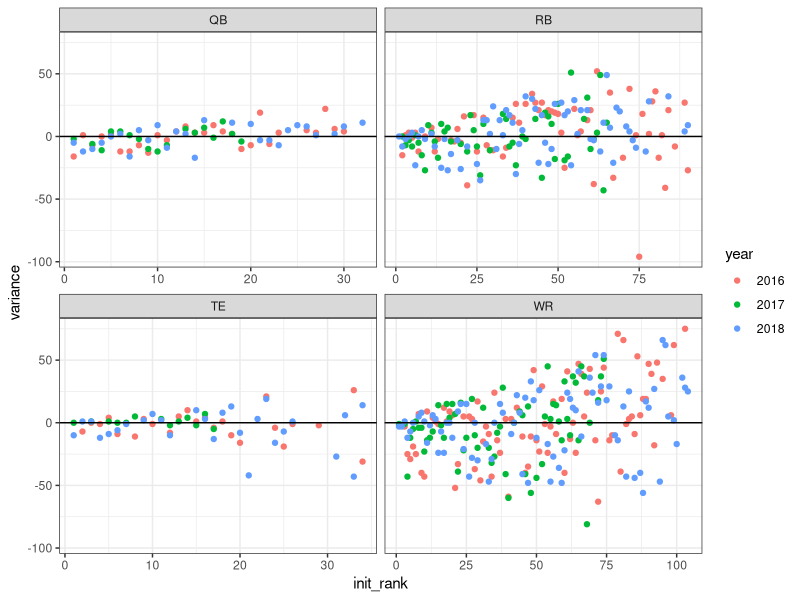
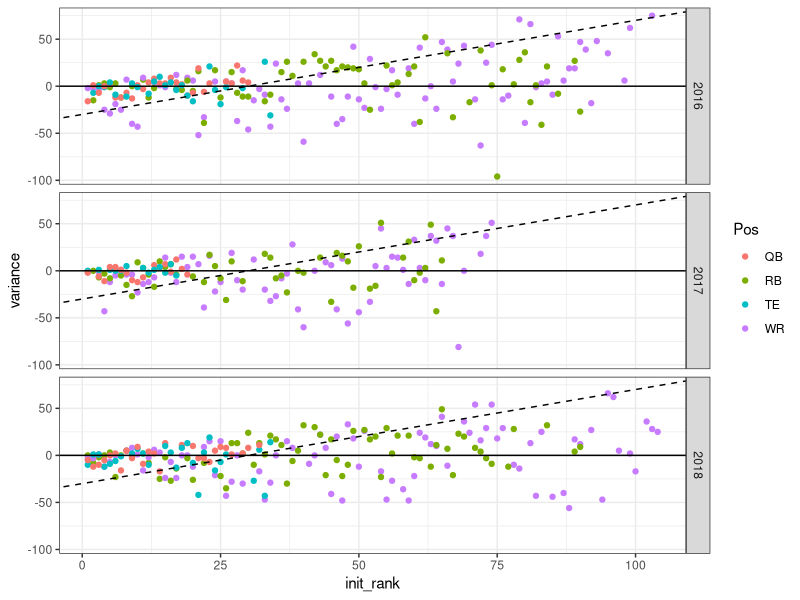
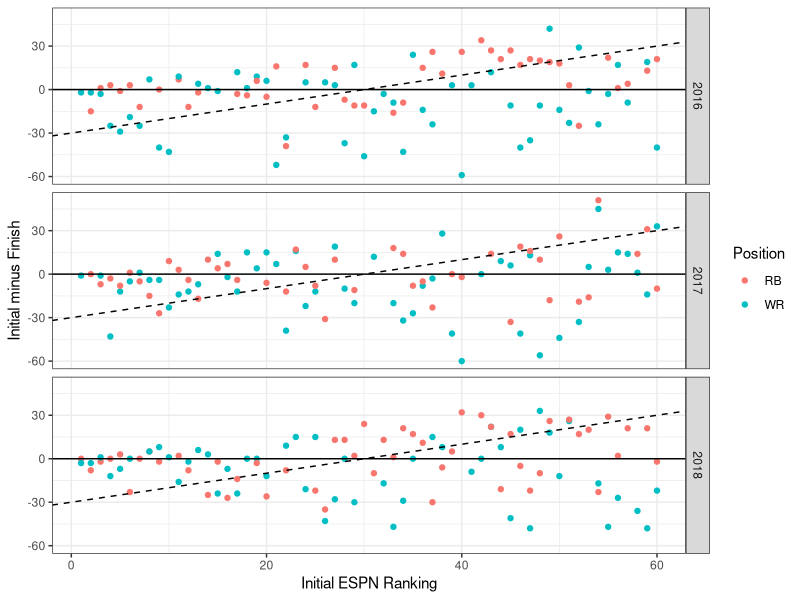

These charts were generated, in order, by the following R code: (Note: this script raises an error after producing the figures.)
# this script will create graphs from 
# the espn pre-season fantasy rankings 
# and fantasy pros end of season rankings


# libraries 
 library(stringr)
 library(dplyr)
 library(ggplot2)


# reading files 
 
 espn_rankings <- read.csv(
   'data/espn rankings_16_18.csv', 
   stringsAsFactors = F
 )
 
 fp_finishes <- read.csv(
   'data/fp finishes_16_18.csv', 
   stringsAsFactors = F
 )






# joining rankings to finishes ======================================================================

# going to join based on year, first, and last name
# would do team, but fantasypros only has current team
# not the team they were on back during the season
# going to left join to espn rankings because not every player
# was ranked


rank_finish <- left_join(
  espn_rankings, fp_finishes, 
  by = c('first', 'last', 'year', 'Pos' = 'Position')
)

rank_finish %>% group_by(first, last, year) %>% 
  summarize(count = n()) %>% 
  filter(count > 1)


# removing defense from rankings 

espn_rankings <- espn_rankings %>% filter(
  Pos != 'DST' & Pos !='D/ST'
)


rank_finish <- left_join(
  espn_rankings, fp_finishes, 
  by = c('first', 'last', 'year', 'Pos' = 'Position')
)

# removing missing players 
# after research it appears most are instances where 
# the player didn't play during the season
# or switched positions (ty monty)

rank_finish <- rank_finish %>% filter(
  !is.na(finish)
)


# going to filter out players with less than 10 games
# going to make that a separate frame so that i can 
# easily come back if needed


full_szn_rf <- rank_finish %>% filter(
  Games > 9
)


# variance graph ================================================================================

# creating variable that is just 
# difference between initial rank and final finish
# going to graph that over time to see if 
# higher or lower rankings are more volatile

# also filtering out kickers, because who cares


full_szn_rf <- full_szn_rf %>% mutate(
  variance = init_rank - finish
) %>% filter(
  Pos != 'K'
)



full_szn_rf %>% ggplot(aes(init_rank, variance))+
  geom_point(aes(color = as.character(year)))+
  geom_hline(aes(yintercept = 0))+
  facet_wrap(. ~ Pos, scales = 'free_x')+
  scale_color_discrete(name = 'year')+
  theme_bw()

full_szn_rf %>% ggplot(aes(init_rank, variance))+
  geom_point(aes(color = Pos))+
  geom_hline(aes(yintercept = 0))+
  geom_abline(aes(intercept = -30, slope = 1), linetype = 'dashed')+
  facet_grid(year ~ . , scales = 'free_x')+
  scale_color_discrete(name = 'Pos')+
  theme_bw()



# probably not much value of looking at 
# players ranked over 60
# if 10 teams, 6 of any positions is the likely 
# max, so anything past that is maybe the last pick of
# the draft

full_szn_top <- full_szn_rf %>% filter(
  init_rank < 61
)


full_szn_top %>% filter(
  Pos %in% c('WR', 'RB')
) %>% ggplot(aes(init_rank, variance))+
  geom_point(aes(color = Pos))+
  geom_hline(aes(yintercept = 0))+
  geom_abline(aes(intercept = -30, slope = 1), linetype = 'dashed')+
  facet_grid(year ~ . , scales = 'free_x')+
  scale_color_discrete(name = 'Position')+
  ylab('Initial minus Finish')+
  xlab('Initial ESPN Ranking')+
  theme_bw()+
  ggsave('graphs/espn rank variance years.png', width = 13, height = 6)



full_szn_top %>%filter(
  Pos %in% c('WR', 'RB')
) %>%  ggplot(aes(init_rank, variance))+
  geom_point(aes(color = as.character(year)))+
  geom_hline(aes(yintercept = 0))+
  geom_abline(aes(intercept = -30, slope = 1), linetype = 'dashed')+
  facet_grid(Pos ~ . , scales = 'free_x')+
  scale_color_discrete(name = 'Year')+
  ylab('Initial minus Finish')+
  xlab('Initial ESPN Ranking')+
  theme_bw()+
  ggsave('graphs/espn rank variance pos.png', width = 13, height = 6)




# graph of what ten (10, 20 , 30, etc)
# position and number of top 30 from that ten
# also average variance of that ten 
# so you can see expected finish from each ten 
# compare across years and positions

full_szn_top <- full_szn_top %>% mutate(
  ten = 1 + floor((init_rank-1) / 10)
)

full_szn_top$top_rank <- if_else(
  full_szn_top$finish <31, 1, 0
)

full_szn_top$top_ten <- if_else(
  full_szn_top$finish <11, 1, 0
)


ten_ranks <- full_szn_top %>% group_by(
  year, ten, Pos
) %>% summarize(
  avg_var = mean(variance), 
  avg_finish = mean(finish), 
  top_players = sum(top_rank), 
  net_var = sum(variance), 
  top_ten = sum(top_ten)
)





ten_ranks %>% filter(
  Pos %in% c('WR', 'RB')
) %>% ggplot(aes(ten, top_players))+
  geom_col(aes(fill = Pos), position = 'dodge')+
  facet_grid(year ~ . )+
  scale_fill_manual(
    name = 'Position', 
    values = c(
      'RB' = 'dodgerblue4', 
      'WR' = 'tomato3'
    )
    )+
  scale_y_continuous(
    name = 'Count of Top 30 Finishes', 
    breaks = c(0:10)
  )+
  scale_x_continuous(
    name = 'ESPN Ranks', 
    breaks = c(1:6), 
    labels = paste('Top ', seq(10, 60, 10), sep = '')
  )+
  theme_bw()+
  ggsave(
    'graphs/ESPN top finish counts.png', width = 13, height = 6
  )






ten_ranks %>% filter(
  Pos %in% c('TE', 'QB')
) %>% ggplot(aes(ten, top_ten))+
  geom_col(aes(fill = Pos), position = 'dodge')+
  facet_grid(year ~ . )+
  scale_fill_manual(
    name = 'Position',
    values = c('TE' = 'dodgerblue3', 'QB' = 'forestgreen')
    )+
  scale_y_continuous(
    name = 'Count of Top 10 Finishes', 
    breaks = c(0:10)
  )+
  scale_x_continuous(
    name = 'ESPN Ranks', 
    breaks = c(1:6), 
    labels = paste('Top ', seq(10, 60, 10), sep = '')
  )+
  theme_bw()+
  ggsave(
    'graphs/ESPN top finish counts_te.png', width = 13, height = 6
  )








ten_ranks %>% filter(
  Pos %in% c('WR', 'RB')
) %>% ggplot(aes(ten, avg_var))+
  geom_col(aes(fill = Pos), position = 'dodge')+
  facet_grid(year ~ . )+
  scale_fill_manual(
    name = 'Position', 
    values = c(
      'RB' = 'dodgerblue4', 
      'WR' = 'tomato3'
    )
  )+
  scale_y_continuous(
    name = 'Count of Top 30 Finishes'
  )+
  scale_x_continuous(
    name = 'ESPN Ranks', 
    breaks = c(1:6), 
    labels = paste('Top ', seq(10, 60, 10), sep = '')
  )+
  theme_bw()







ten_ranks %>% filter(
  Pos %in% c('WR', 'RB')
) %>% ggplot(aes(ten, avg_finish))+
  geom_col(aes(fill = Pos), position = 'dodge')+
  facet_grid(year ~ . )+
  scale_fill_manual(
    name = 'Position', 
    values = c(
      'RB' = 'dodgerblue4', 
      'WR' = 'tomato3'
    )
  )+
  scale_y_continuous(
    name = 'Count of Top 30 Finishes'
  )+
  scale_x_continuous(
    name = 'ESPN Ranks', 
    breaks = c(1:6), 
    labels = paste('Top ', seq(10, 60, 10), sep = '')
  )+
  theme_bw()





